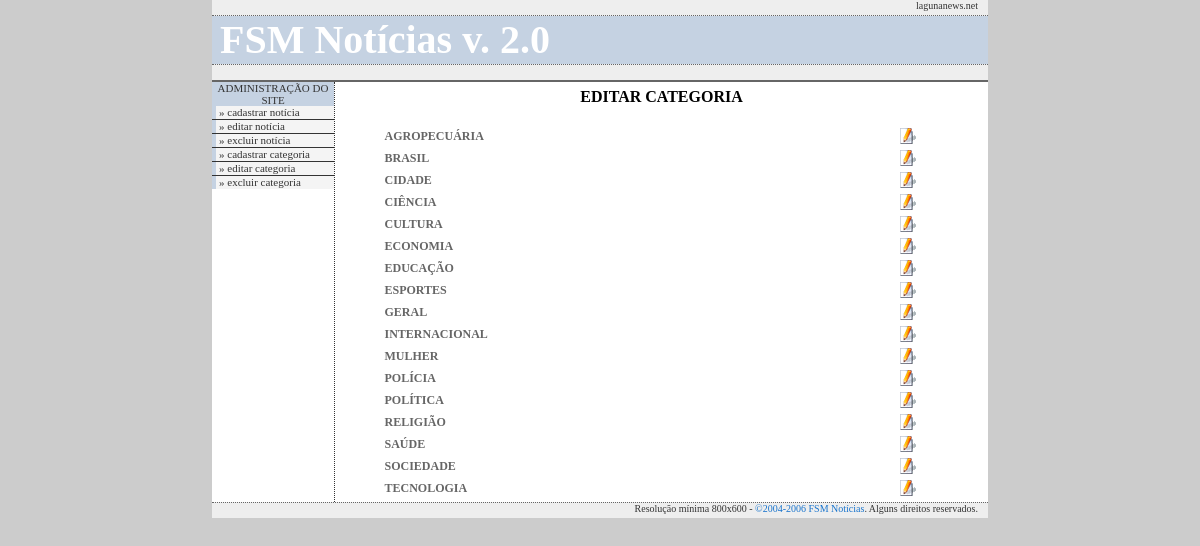
/adm/ed_categoria.php, run on the app's committed database.
### tables this page shows
CREATE TABLE categoria (
   id int(11) NOT NULL auto_increment,
   categoria char(100) NOT NULL,
   PRIMARY KEY  (`id`)
   )TYPE=MyISAM;

### adm/ed_categoria.php (the view, shortened to what this page needs)
<? include ("../include/topo_adm.php"); ?>
<table width="566" border="0" align="center" cellpadding="0" cellspacing="6">
            <tr>
                <td align="center" valign="middle" colspan="2" style="padding-bottom: 1em">
                <font style="font-family:'times new roman'; font-weight: bold; font-size: 16px">EDITAR CATEGORIA</font></td>
            </tr>
<?
$sql = "SELECT id,categoria FROM categoria";
$query = @mysql_query($sql);
if (!$query){
die ("Problemas ao executar o sql !!!");
} else {
while ($coluna = @mysql_fetch_array($query)){
$id = $coluna["id"];
$categoria = $coluna["categoria"];
       echo"<tr>
            <td width='89%' class='preto'>$categoria</td>
            <td width='11%' align='center' valign='middle'><a href='editar_cat.php?categoria=$id' style='padding-top: 0.3em'><img src='../img/editar.png' width='16' height='16' border='0' title='EDITAR CATEGORIA' alt='EDITAR CATEGORIA'></a></td>
            </tr>";
}
}
?>
      </table>
<? include ("../include/base.php"); ?>

### include/topo_adm.php (shortened to what this page needs)
<!DOCTYPE html PUBLIC "-//W3C//DTD XHTML 1.0 Transitional//EN" "http://www.w3.org/TR/xhtml1/DTD/xhtml1-transitional.dtd">
<html xmlns="http://www.w3.org/1999/xhtml">
<head>
<link rel="stylesheet" type="text/css" href="../include/estilo.css" />
</head>
<body>
<div id="tudo">
<table width="776" border="0" cellpadding="0" cellspacing="0">
	<tr>
		<td>
        <div id="topo">
        <a href="http://www.lagunanews.net" title="lagunanews.net - A sua identidade digital em informação" class="topo_rodape">lagunanews.net</a>
        </div>
        </td>
	</tr>
	<tr>
		<td>
        <div id="logo">
        FSM Notícias v. 2.0
        </div>
        </td>
	</tr>
	<tr>
		<td>
        <div id="data" class="topo_rodape">
        </div>
       </td>
	</tr>
	<tr>
		<td>
        <div id="linha">
        </div>
        </td>
	</tr>
	<tr>
		<td>
		<table width="100%" border="0" cellpadding="0" cellspacing="0">
			<tr>
				<td align="center" valign="top" style="width:122px; border-right:#333 1px dotted;">
                  <div id="cabecalho" class="topo_rodape">
                  ADMINISTRAÇÃO DO SITE
                  </div>
                     <div id="menu">
                        <ul id="nav">
                           <li><a href="cadastrar.php">&#187; CADASTRAR NOTÍCIA</a></li>
                           <li><a href="ed_noticia.php">&#187; EDITAR NOTÍCIA</a></li>
                           <li><a href="exc_noticia.php">&#187; EXCLUIR NOTÍCIA</a></li>
                           <li><a href="cad_cat.php">&#187; CADASTRAR CATEGORIA</a></li>
                           <li><a href="ed_categoria.php">&#187; EDITAR CATEGORIA</a></li>
                           <li><a href="exc_categoria.php">&#187; EXCLUIR CATEGORIA</a></li>
                        </ul>
                  </div>
                </td>
				<td width="654" align="center" valign="top">

### include/base.php (shortened to what this page needs)
</td>
			</tr>
		</table>
		</td>
	</tr>
	<tr>
		<td>
        <div id="rodape" class="topo_rodape">
        Resolução mínima 800x600 - <font color="#1874cd">©2004-2006 FSM Notícias</font>.
        <a rel="license" href="http://creativecommons.org/licenses/by-sa/2.5/br/" class="topo_rodape" title="Este site está sob uma licença da Creative Commons - Creative Commons License">
        Alguns direitos reservados.</a>
        </td>
	</tr>
</table>
</div>
</body>
</html>

### include/estilo.css (style rules this page uses)
body { margin:0; padding:0; text-align:center; background:#ccc; font-family: 'Trebuchet MS' }
#tudo { width:776px; height:auto; margin:0 auto; padding:0; text-align:left; background-color:#fff; }
#topo { height:15px; font-size:10px; color:#333; text-decoration:none; padding-right:1em; background-color:#eee; border-bottom:#666 1px dotted; text-align:right; }
#topo a, a:link { color:#333; text-decoration: none; }
#logo { height:48px; background-color:#c5d2e2; clear:both; font-size:40px; font-weight:bold; color:#fff; padding-left:0.2em; }
#data { height:15px; font-size:10px; color:#333; text-decoration:none; padding-right:1em; background-color:#eee; border-top:#666 1px dotted; text-align: right; }
#linha { height:2px; background-color:#666; clear:both; }
#cabecalho { width:122px; height:13; background-color:#c5d2e2; font-size:11px; color:#333; text-decoration:none; text-align:center; border-top:#333; text-valign: middle; color: #333; display: block; }
#cabecalho, #cabecalho * { margin:0; padding:0; }
#menu { width:118px; float:left; }
#nav { width: 122px; font-size: 11px; list-style-type: none; background: #333; }
#nav, #nav * { margin:0; padding:0; }
#nav li a, #nav li a:link { background: #f4f4f4; color: #333; border-left: 4px solid #c5d2e2; text-decoration: none; text-align:left; text-transform: lowercase; margin-bottom: 1px; padding: 0 0 1px 3px; display: block; }
#nave a, a:link { color:#333; text-decoration: none; }
#lista a, a:link { color:#333; text-decoration: none; }
#div_foto a, a:link { color:#333; text-decoration: none; }
#titulo a, a:link { color:#333; text-decoration: none; }
#l_texto a, a:link { color:#333; text-decoration: none; }
.preto { font-size:12px; font-weight:bold; color:#666; text-decoration:none; text-align:left; }
#rodape { height:15px; font-size:10px; color:#333; text-decoration:none; padding-right:1em; background-color:#eee; border-top:#666 1px dotted; text-align:right; }

### data on the page
categoria: categoria "AGROPECUÁRIA"
categoria: categoria "BRASIL"
categoria: categoria "CIDADE"
categoria: categoria "CIÊNCIA"
categoria: categoria "CULTURA"
categoria: categoria "ECONOMIA"
categoria: categoria "EDUCAÇÃO"
categoria: categoria "ESPORTES"
categoria: categoria "GERAL"
categoria: categoria "INTERNACIONAL"
categoria: categoria "MULHER"
categoria: categoria "POLÍCIA"
categoria: categoria "POLÍTICA"
categoria: categoria "RELIGIÃO"
categoria: categoria "SAÚDE"
categoria: categoria "SOCIEDADE"
categoria: categoria "TECNOLOGIA"
